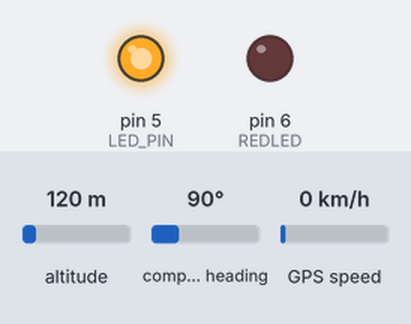
A sketch run on a simulated Arduino Uno, built with avr-gcc and run on an emulated ATmega328P. On the bench: output pins drawn as LEDs (lit = HIGH). The test bench sets the inputs (shaded band); at power-on: altitude 120 m, compass heading 90°, GPS speed 0 km/h. Storage starts empty; the GPS gets a fix after 3 s at 37.7749, -122.4194 with 8 satellites; pins used as bus, display or sensor lines are not drawn.

Above: at 1.8 s.
At 3.3 s:
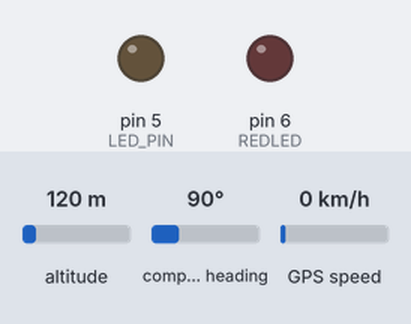
Timing chart, 0 to 5.8 s (numbered marks = the images above):
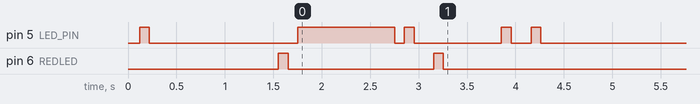

Measured:
- by itself, pin 5 (LED_PIN): HIGH → LOW at 0.22 s, → HIGH 1.5 s later, → LOW 1.0 s later, → HIGH 0.10 s later, … (9 changes in this stretch)
- by itself, pin 6 (REDLED): HIGH → LOW at 1.7 s, → HIGH 1.5 s later, → LOW 0.10 s later

The sketch:

Sleep-Tested__30WH_.ino
```cpp
/*
 * Finalized gps code for board version 3.
 *
 *
 */
//Included Libraries
#include <NMEAGPS.h>
#include <SD.h>
#include <SPI.h>
#include <NeoSWSerial.h>

//Defined Pins
#define LED_PIN (5)
#define RXPin (4)
#define TXPin (3)
#define LED1 (5)
#define LED2 (6)
#define GPSpower (2)
#define SDCHIPSELECT (8)
#define GREENLED (LED1)
#define ARDUINO_GPS_RX 3 // GPS TX, Arduino RX pin
#define ARDUINO_GPS_TX 4 // GPS RX, Arduino TX pin
#define Second 1000
#define REDLED (LED2)

//Prototypes
void LoadSettings();
void Blink(int pin);
void SystemInitialize();
void Sleep(int MinutesToSleep);
int printGPSInfo(int);


//objects
NMEAGPS GPS;
gps_fix fix;
NeoSWSerial gpsPort(ARDUINO_GPS_TX, ARDUINO_GPS_RX);
File dataFile;

//global settings
uint8_t SHORTSLEEP=10;  // in minutes
uint8_t LONGSLEEP=8;
uint8_t BEGINNIGHT=25;
uint8_t ENDNIGHT=25;
int GPS_BAUD=9600;
uint8_t ENDMONTH=-1;
uint8_t ENDDAY=-1;
unsigned long GPS_TIMEOUT   = 60000; // 1 minutes

//changing globals
unsigned long GPS_TIME      = 0;
uint8_t turnGPSoff = 0;
uint8_t waitingForFix = 1;


void setup() {
  SystemInitialize();//required - also calls load settings
  digitalWrite(GPSpower,HIGH);
  gpsPort.begin(GPS_BAUD);
}


void loop() {

  // Is a GPS fix available?*******************
  if (GPS.available( gpsPort ))
  {
    fix = GPS.read();
    Blink(GREENLED); //serves as a heartbeat
    if (waitingForFix)
    {
        if (fix.valid.location&&fix.valid.date&&fix.valid.time)//is gps valid?
        {
          printGPSInfo(1);//Attempt to print
          waitingForFix = 0;
          turnGPSoff    = 1;
        }
        else
        {
          Blink(REDLED);
        }
    }
  }


  // Have we waited too long for a GPS fix?
  if (waitingForFix && (millis() - GPS_TIME > GPS_TIMEOUT))
  {
    waitingForFix = 0;
    turnGPSoff    = 1;
    Blink(REDLED);
    Blink(REDLED);
    printGPSInfo(-1);//Attempt to print a failure
  }


 //Sleep
  if (turnGPSoff)
  {
    digitalWrite(GPSpower, LOW);
    /*if((int)fix.dateTime.month==ENDMONTH) Removed for now, plan to re-add after testing confirms this is not the error
      if((int)fix.dateTime.day==ENDDAY)
      {
        while(1)
        {
          //sleep forever
          Blink(GREENLED);
          Blink(REDLED);
          Sleep(1);
        }
      }*/

    if(fix.dateTime.hours==BEGINNIGHT)
    {
      Sleep(60*LONGSLEEP);
    }
    else
    {
      Sleep(SHORTSLEEP);
    }
    digitalWrite(GPSpower,HIGH);
    Blink(GREENLED);

    waitingForFix = 1;
    turnGPSoff    = 0;
    GPS_TIME=millis();
  }
} // loop


int printGPSInfo(int TimeOut)
{
    int maxtries=100;
    dataFile = SD.open("gpslog.csv", FILE_WRITE); //open SD
    while(!dataFile&&maxtries>0)
    {
      maxtries--;
      SD.end();
      delay(200);
      SD.begin(SDCHIPSELECT);
      dataFile = SD.open("gpslog.csv", FILE_WRITE);
    }
    if (dataFile)
    {
      Blink(GREENLED);
      dataFile.print(String(TimeOut));
      dataFile.print(",");
      dataFile.print(String(fix.valid.location));
      dataFile.print(",");
      dataFile.print(String(fix.valid.date));
      dataFile.print(",");
      dataFile.print(String(fix.valid.time));
      dataFile.print(",");
      dataFile.print(String(fix.dateTime.year));
      dataFile.print(",");
      dataFile.print(String(fix.dateTime.month));
      dataFile.print(",");
      dataFile.print(String(fix.dateTime.date));
      dataFile.print(",");
      dataFile.print(String(fix.dateTime.hours));
      dataFile.print(",");
      dataFile.print(String(fix.dateTime.minutes));
      dataFile.print(",");
      dataFile.print(String(fix.dateTime.seconds));
      dataFile.print(",");
      dataFile.print(String(fix.valid.satellites));
      dataFile.print(",");
      dataFile.print(fix.latitude(),10);dataFile.print(",");
      dataFile.println(fix.longitude(),10);
      dataFile.close();

      return 1;
    }
  else
  {
    for(int j=0;j<255;j++)
    {
      analogWrite(REDLED,j);
      analogWrite(GREENLED,j);
      delay(5);
    }
    for(int j=255;j>0;j--)
    {
      analogWrite(GREENLED,j);
      delay(5);
    }
    return 0;
  }
}

void Sleep(int MinutesToSleep)
{
   for(int sec=0, minutes=0;minutes<MinutesToSleep;sec+=8) //Actual waiting happens here
                {
                  //enterSleep();
                  delay(8000);
                  if(sec>=60)
                  {
                    minutes++;
                    sec=0;
                  }
                }
}


void Blink(int pin)
{
  digitalWrite(pin,LOW);
  delay(100);
  digitalWrite(pin,HIGH);
  delay(100);
  digitalWrite(pin,LOW);
  delay(100);

}

void SystemInitialize()
{
  pinMode(GPSpower, OUTPUT);
  pinMode(REDLED,OUTPUT);
  pinMode(GREENLED,OUTPUT);
  if (!SD.begin(SDCHIPSELECT)) // see if the card is present and can be initialized, also sets the object to hold onto that chip select pin
  {
    //Serial.println("SD fail"); //Tell PC, can be commented out
    //Serial.println("Halting...");
    digitalWrite(GREENLED,LOW);
    digitalWrite(REDLED,HIGH);
    SD.end();
    while(1)
    {
      Blink(REDLED);
    }
  }
  else
  {
    Blink(GREENLED);//1
  }
  LoadSettings();
  digitalWrite(GREENLED,HIGH);
  delay(1000);
  digitalWrite(GREENLED,LOW);


}


void LoadSettings()
{
  int maxtries=5;
  dataFile= SD.open("sett0ings.csv", FILE_READ);
  while(!dataFile&&maxtries>0)
  {
    maxtries--;
    SD.end();
    delay(200);
    SD.begin(SDCHIPSELECT);
    dataFile= SD.open("settings.csv", FILE_READ);
  }
  if(dataFile)
  {
    Blink(GREENLED);
    SHORTSLEEP=NumFromSD();
    Blink(GREENLED);
    LONGSLEEP=NumFromSD();
    Blink(GREENLED);
    BEGINNIGHT=NumFromSD();
    Blink(GREENLED);
    ENDNIGHT=NumFromSD();
    Blink(GREENLED);
    GPS_BAUD=NumFromSD();
    Blink(GREENLED);
    ENDMONTH=NumFromSD();
    Blink(GREENLED);
    ENDDAY=NumFromSD();
    Blink(GREENLED);
    GPS_TIMEOUT=NumFromSD();
    Blink(GREENLED);
  }
  else
  {
    Blink(REDLED);
  }
    dataFile.close();

}

int NumFromSD()
{
  int ToReturn=0;
  int buf;
  int num[5];
  int i=0,neg=0,j=0;
  while(dataFile.read()!=','); //read until ,
  do//begin extracting numbers
  {
    buf=dataFile.read(); //get char
    if(buf>=48&&buf<=57)
    {
    buf-=48; //convert char number to int number
    num[i]=buf; //store in array
      while(j<i)
      {
        num[j]=num[j]*10;
        j++;
      }
      j=0;
      i++;
    }
    else if(buf=='-')
    {
      neg=1;
    }
  } while(buf!=10);
  while(i>j)
  {
    ToReturn=ToReturn+num[j];
    j++;
  }
  if(neg)
    {
      ToReturn=ToReturn*-1;
    }
  return(ToReturn);
}
```
